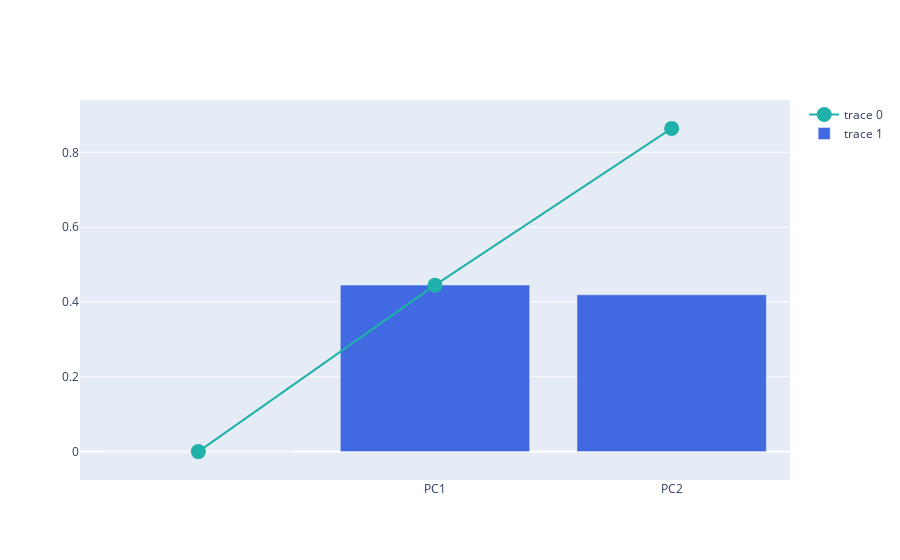

The code cell stored with this chart in its notebook:
### Code cell
# explained variance + cumulative variance
# https://plotly.com/python/creating-and-updating-figures

import plotly.graph_objects as go
fig = go.Figure()

fig.add_trace(
    go.Scatter(
        x=df_explained_variance['PC'],
        y=df_explained_variance['Cumulative Variance'],
        marker=dict(size=15, color='LightSeaGreen')
    ))

fig.add_trace(
    go.Bar(
        x=df_explained_variance['PC'],
        y=df_explained_variance['Explained Variance'],
        marker=dict(color='RoyalBlue')
    ))

fig.show()

### Figure 1 — Plotly figure (JSON) as saved in the notebook; plotly's stock layout.template omitted (floating-point values rounded to 4 significant figures)
{"data": [{"marker": {"color": "LightSeaGreen", "size": 15}, "type": "scatter", "x": ["", "PC1", "PC2"], "y": [0, 0.445, 0.864]}, {"marker": {"color": "RoyalBlue"}, "type": "bar", "x": ["", "PC1", "PC2"], "y": [0, 0.4451, 0.4191]}], "layout": {}}
